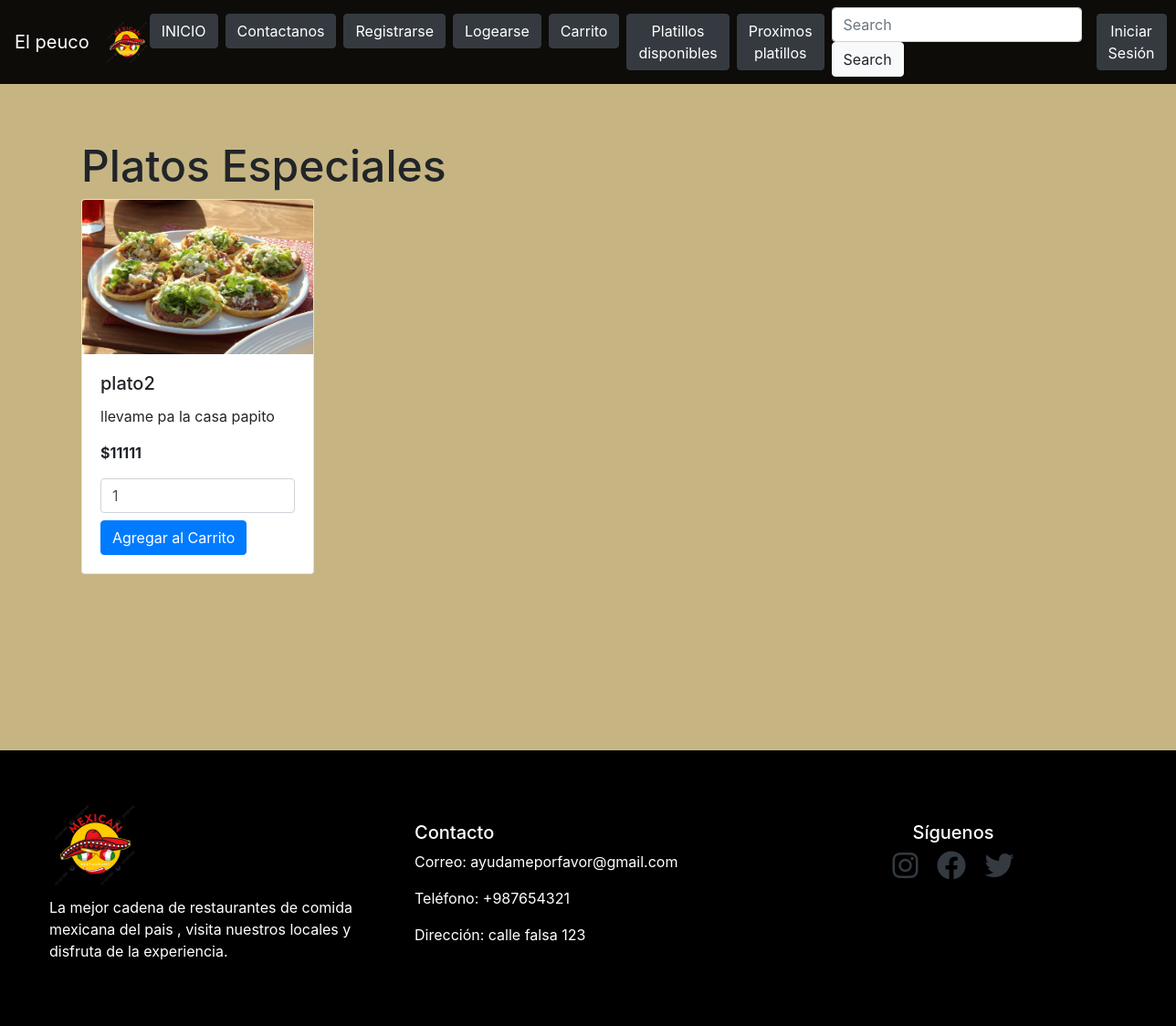
The app's page /alumnos/platos_especiales/, older data.
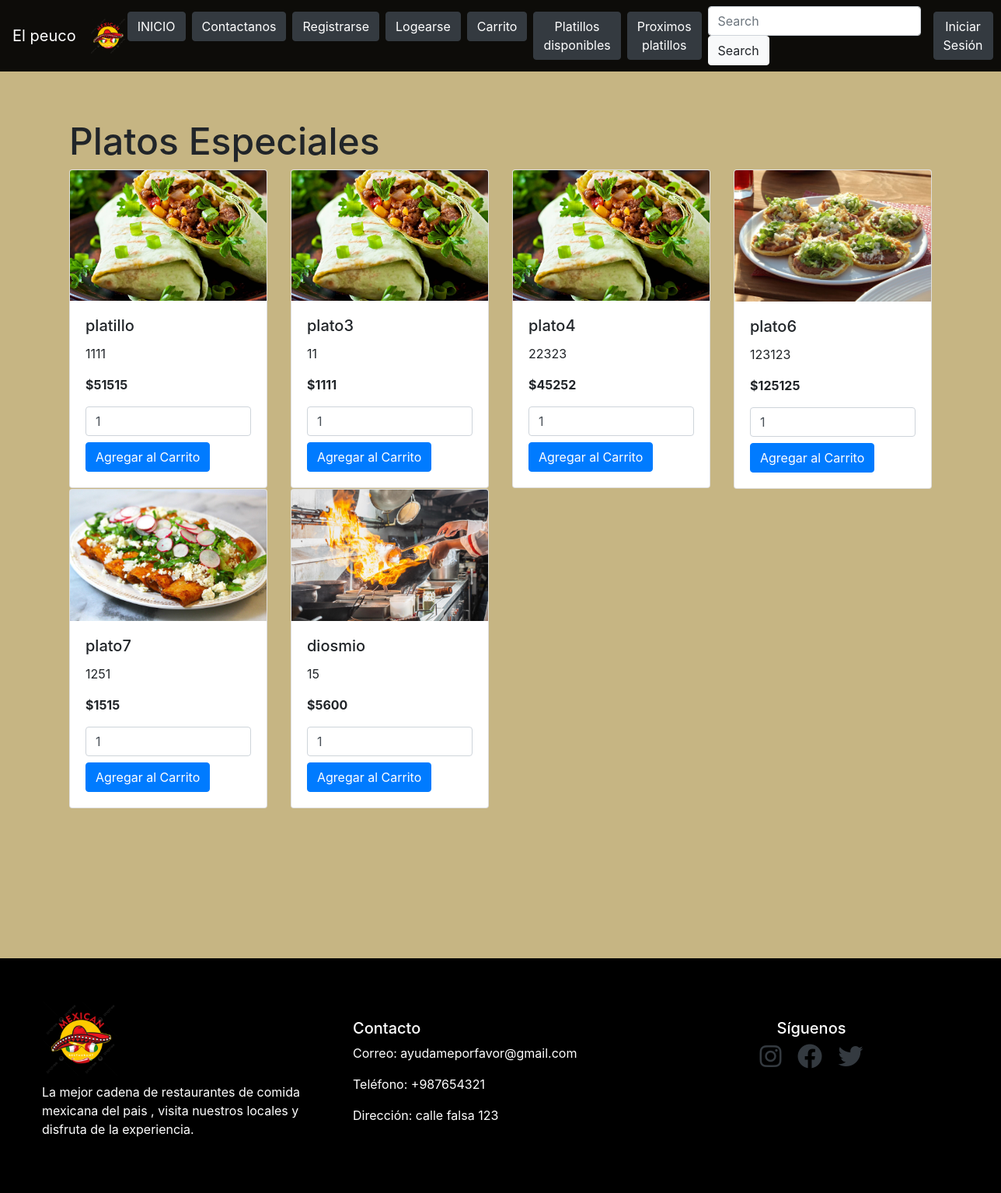
The same page, newer data.
### alumnos/models.py (models this page shows, shortened)
class Platillo(models.Model):
    nombre = models.CharField(max_length=100)
    descripcion = models.TextField()
    precio = models.IntegerField()
    imagen = models.ImageField(upload_to='imagenes_platillos/')

### alumnos/views.py (the view)
# urls.py: path('platos_especiales/', views.platos_especiales, name='platos_especiales'),
def platos_especiales(request):
    platillos = Platillo.objects.all()
    return render(request, 'platos_especiales.html', {'platillos': platillos})

### alumnos/templates/platos_especiales.html (shortened to what this page needs)
{% extends 'base.html' %}
{% block content %}
<body class="fondoprincipal">
    <div class="compras">
        <div class="container mt-5">
            <h1>Platos Especiales</h1>
            <div class="row">
                {% for platillo in platillos %}
                <div class="col-md-3">
                    <div class="card">
                        <img src="{{ platillo.imagen.url }}" class="card-img-top" alt="{{ platillo.nombre }}">
                        <div class="card-body">
                            <h5 class="card-title">{{ platillo.nombre }}</h5>
                            <p class="card-text">{{ platillo.descripcion }}</p>
                            <p class="card-text"><strong>${{ platillo.precio }}</strong></p>
                            <form method="post" action="{% url 'carrito' %}">
                                <input type="number" name="cantidad" value="1" min="1" class="form-control mb-2">
                                <button type="submit" class="btn btn-primary">Agregar al Carrito</button>
                            </form>
                        </div>
                    </div>
                </div>
                {% endfor %}
            </div>
        </div>
    </div>
</body>
{% endblock %}

### alumnos/templates/base.html (shortened to what this page needs)
{% load static %}
<!DOCTYPE html>
<html lang="es">
<head>
    <link rel="stylesheet" href="https://cdn.jsdelivr.net/npm/bootstrap@4.6.2/dist/css/bootstrap.min.css">
    <link rel="stylesheet" href="{% static 'CSS/styles.css' %}">
    <link href="https://cdnjs.cloudflare.com/ajax/libs/font-awesome/6.0.0-beta3/css/all.min.css" rel="stylesheet">
</head>
<body>
    <nav class="navbar navbar-expand-lg navbar-dark navbar-custom">
        <a class="navbar-brand" href="{% url 'index' %}">El peuco</a>
        <img src="{% static 'img/logo.png' %}" width="50" height="50" class="d-inline-block align-top" alt="">
        <div class="collapse navbar-collapse" id="navbarSupportedContent">
            <ul class="navbar-nav mr-auto">
                <li class="nav-item active">
                    <a class="btn btn-secondary mr-2" href="{% url 'index' %}">INICIO <span class="sr-only">(current)</span></a>
                </li>
                <li class="nav-item">
                    <a class="btn btn-secondary mr-2" href="{% url 'contacto' %}">Contactanos</a>
                </li>
                {% if not user.is_authenticated %}
                <li class="nav-item">
                    <a class="btn btn-secondary mr-2" href="{% url 'registro' %}">Registrarse</a>
                </li>
                <li class="nav-item">
                    <a class="btn btn-secondary mr-2" href="{% url 'login' %}">Logearse</a>
                </li>
                {% endif %}
                <li class="nav-item">
                    <a class="btn btn-secondary mr-2" href="{% url 'carrito' %}">Carrito</a>
                </li>
                <li class="nav-item">
                    <a class="btn btn-secondary mr-2" href="{% url 'platos_especiales' %}">Platillos disponibles</a>
                </li>
                <li class="nav-item">
                    <a class="btn btn-secondary mr-2" href="{% url 'catalogo' %}">Proximos platillos</a>
                </li>
            </ul>
            <form class="form-inline my-2 my-lg-0">
                <input class="form-control mr-sm-2" type="search" placeholder="Search" aria-label="Search">
                <button class="btn btn-light my-2 my-sm-0" type="submit">Search</button>
            </form>
            {% if user.is_authenticated %}
                <form method="post" action="{% url 'logout' %}" style="display:inline;">
                    {% csrf_token %}
                    <button type="submit" class="btn btn-danger ml-2">Cerrar Sesión</button>
                </form>
            {% else %}
                <a class="btn btn-secondary ml-2" href="{% url 'login' %}">Iniciar Sesión</a>
            {% endif %}
        </div>
    </nav>
    {% block content %}
    {% endblock %}
    <footer class="footercustom">
        <div class="container py-4">
            <div class="row">
                <div class="col-md-4">
                    <img src="{% static 'img/logo.png' %}" alt="Logo" width="100">
                    <p class="mt-2">La mejor cadena de restaurantes de comida mexicana del pais , visita nuestros locales y disfruta de la experiencia.</p>
                </div>
                <div class="col-md-4">
                    <h5 class="mt-4">Contacto</h5>
                    <p>Correo: ayudameporfavor@gmail.com</p>
                    <p>Teléfono: +987654321</p>
                    <p>Dirección: calle falsa 123 </p>
                </div>
                <div class="col-md-4 text-center">
                    <h5 class="mt-4">Síguenos</h5>
                    <a href="https://instagram.com" class="text-dark mx-2">
                        <i class="fab fa-instagram fa-2x"></i>
                    </a>
                    <a href="https://facebook.com" class="text-dark mx-2">
                        <i class="fab fa-facebook fa-2x"></i>
                    </a>
                    <a href="https://twitter.com" class="text-dark mx-2">
                        <i class="fab fa-twitter fa-2x"></i>
                    </a>
                </div>
            </div>
        </div>
    </footer>
</html>

### alumnos/static/css/styles.css (style rules this page uses)
.navbar-custom { background-color: rgba(0, 0, 0, 0.932); }
.navbar-custom .btn-secondary { background-color: #343a40; border-color: #343a40; / }
a { text-decoration: none; color: white }
.fondoprincipal { background-color: #C6B583; }
.compras { padding-top: 1%; padding-bottom: 15%; }
h1 { font-size: 300%; }
.footercustom { background-color: black; color: #fff; padding: 20px 0; }
.footercustom .container { max-width: 1200px; margin: 0 auto; }
.footercustom .row { display: flex; justify-content: space-between; }
.footercustom .col-md-4 { flex: 1; padding: 10px; }
.footercustom img { max-width: 100%; height: auto; }
.footercustom a { color: #fff; }
body { display: flex; flex-direction: column; min-height: 100vh; }

Row changes from the older to the newer data that the page shows:
removed Platillo: imagen (picture), nombre "plato2", descripcion "llevame pa la casa papito", precio "11111"
added Platillo: imagen (picture), nombre "platillo", descripcion "1111", precio "51515"
added Platillo: imagen (picture), nombre "plato3", descripcion "11", precio "1111"
added Platillo: imagen (picture), nombre "plato4", descripcion "22323", precio "45252"
added Platillo: imagen (picture), nombre "plato6", descripcion "123123", precio "125125"
added Platillo: imagen (picture), nombre "plato7", descripcion "1251", precio "1515"
added Platillo: imagen (picture), nombre "diosmio", descripcion "15", precio "5600"
